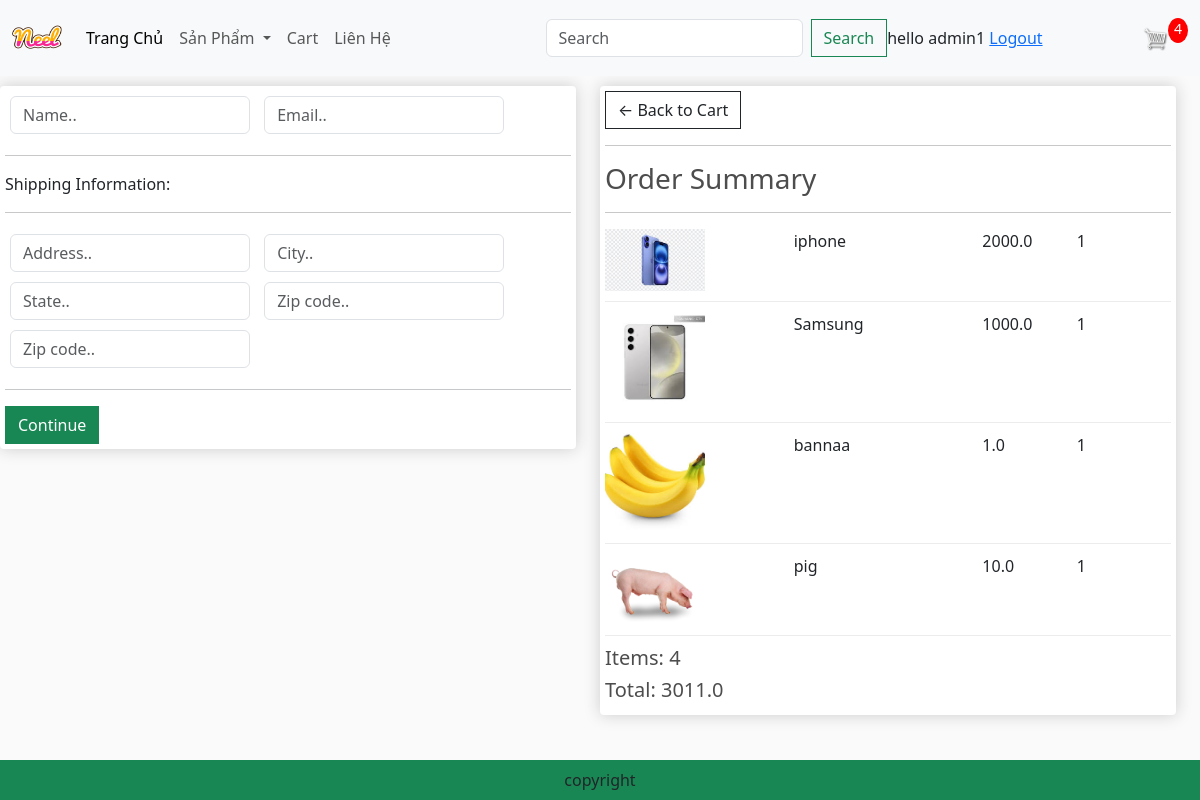
The page /checkout/ (signed in) on the database its author committed.
### app/models.py (models this page shows, shortened)
class OrderItem(models.Model):
    product = models.ForeignKey(Product, on_delete=models.SET_NULL, blank=True, null=True) # pointer to class Customer
    order =  models.ForeignKey(Order, on_delete=models.SET_NULL, blank=True, null=True) # pointer to class Customer
    quantity = models.IntegerField(default=0, null=True, blank=True)
    date_added = models.DateTimeField(auto_now_add=True)
    @property
    def get_total(self):
        total = self.product.price * self.quantity
        return total

class Product(models.Model):
    category = models.ManyToManyField(Category, related_name='product')
    name = models.CharField(max_length=200, null=True)
    price = models.FloatField()
    digital = models.BooleanField(default=False, null=True, blank=False)
    image = models.ImageField(null=True, blank=True)
    detail = models.TextField(null=True,blank=True)
    @property
    def ImageURL(self):
        try:
            url = self.image.url
        except:
            url = ''
        return url

class Order(models.Model):
    customer = models.ForeignKey(User, on_delete=models.SET_NULL, blank=True, null=True) # pointer to class Customer
    date_order = models.DateTimeField(auto_now_add=True)
    complete = models.BooleanField(default=False, null=True, blank=False)
    transaction_id = models.CharField(max_length=200, null=True)
    @property
    def get_cart_items(self):
        orderitems = self.orderitem_set.all()
        total = sum([item.quantity for item in orderitems])
        return total
    def get_cart_total(self):
        orderitems = self.orderitem_set.all()
        total = sum([item.get_total for item in orderitems])
        return total

### app/views.py (the view)
# urls.py: path('checkout/', views.checkout, name="checkout"),
def checkout(request):
    if (request.user.is_authenticated):
        customer = request.user
        order, created = Order.objects.get_or_create(customer=customer, complete= False)
        items = order.orderitem_set.all()
        cartItems = order.get_cart_items
        user_not_login = "hidden"
        user_login = "show"
    else:
        items = []
        order = {'get_cart_items':0, 'get_cart_total':0}
        cartItems = order['get_cart_items']
        user_not_login = "show"
        user_login = "hidden"
    context = {'items': items, 'order': order, 'cartItems':cartItems, "user_not_login":user_not_login, "user_login": user_login}
    return render(request,'app/checkout.html',context)

### app/Templates/app/checkout.html (shortened to what this page needs)
{% extends 'app/base.html' %}
{% load static %}
{% block checkout-content %}
     <div class="row" style='width:100%'>
		<div class="col-lg-6">
			<div class="box-element" id="form-wrapper">
				<form id="form">
					<div id="user-info">
						<div class="form-field">
							<input required class="form-control" type="text" name="name" placeholder="Name..">
						</div>
						<div class="form-field">
							<input required class="form-control" type="email" name="email" placeholder="Email..">
						</div>
					</div>
					<div id="shipping-info">
						<hr>
						<p>Shipping Information:</p>
						<hr>
						<div class="form-field">
							<input class="form-control" type="text" name="address" placeholder="Address..">
						</div>
						<div class="form-field">
							<input class="form-control" type="text" name="city" placeholder="City..">
						</div>
						<div class="form-field">
							<input class="form-control" type="text" name="state" placeholder="State..">
						</div>
						<div class="form-field">
							<input class="form-control" type="text" name="zipcode" placeholder="Zip code..">
						</div>
						<div class="form-field">
							<input class="form-control" type="text" name="country" placeholder="Zip code..">
						</div>
					</div>
					<hr>
					<input id="form-button" class="btn btn-success btn-block" type="submit" value="Continue">
				</form>
			</div>
			<br>
		</div>
		<div class="col-lg-6">
			<div class="box-element">
				<a  class="btn btn-outline-dark" href="{% url 'cart' %}">&#x2190; Back to Cart</a>
				<hr>
				<h3>Order Summary</h3>
				<hr>
				{% for item in items %}
				<div class="cart-row">
					<div style="flex:2"><img class="row-image" src="{{item.product.ImageURL}}"></div>
					<div style="flex:2"><p>{{item.product.name}}</p></div>
					<div style="flex:1"><p>{{item.product.price}}</p></div>
					<div style="flex:1"><p>{{item.quantity}}</p></div>
				</div>
				{% endfor %}
				<h5>Items:   {{order.get_cart_items}}</h5>
				<h5>Total:   {{order.get_cart_total}}</h5>
			</div>
		</div>
	</div>
{% endblock checkout-content %}

### app/Templates/app/base.html (shortened to what this page needs)
{% load static %}
<!DOCTYPE html>
<html>
    <head>
        <link href="https://cdn.jsdelivr.net/npm/bootstrap@5.3.3/dist/css/bootstrap.min.css" rel="stylesheet">
        <link href-"{%static 'app/css/style.css' %}" rel="stylesheet" />
        <link href-"{%static 'app/css/owl.carousel.min.css' %}" rel="stylesheet" />
        <link href-"{%static 'app/css/all.min.css' %}" rel="stylesheet" />
        <link rel="stylesheet" type="text/css" href="{% static 'app/css/main.css' %}">
        <link rel="stylesheet" href="">
    </head>
    <body>
        <nav class="navbar navbar-expand-lg bg-body-tertiary">
            <div class="container-fluid">
              <a class="navbar-brand" href="{% url 'home' %}">
                <img src= "{% static "app/images/Neel.png" %}" width="50" height="50" />
              </a>
              <div class="collapse navbar-collapse" id="navbarSupportedContent">
                <ul class="navbar-nav me-auto mb-2 mb-lg-0">
                  <li class="nav-item">
                    <a class="nav-link active" aria-current="page" href="{% url 'home' %}">Trang Chủ</a>
                  </li>
                  <li class="nav-item dropdown">
                    <a class="nav-link dropdown-toggle" href="#" role="button" data-bs-toggle="dropdown" aria-expanded="false">
                      Sản Phẩm
                    </a>
                  </li>
                  <li class="nav-item">
                    <a class="nav-link" href="{% url 'cart' %}">Cart</a>
                  </li>
                  <li class="nav-item">
                    <a class="nav-link" href="#">Liên Hệ</a>
                  </li>
                </ul>
                <form class="d-flex" role="search" method = POST action = '{% url 'search'%}'>
                  <input class="form-control me-2" type="search" placeholder="Search" aria-label="Search" name = "searched">
                  <button class="btn btn-outline-success" type="submit">Search</button>
                </form>
              </div>
                <div class = 'form-inline my-2 my-lg-0' style = "visibility: {{user_login}}">
                  <span> hello {{request.user}} </span>
                  <span> <a href = '{% url 'logout' %}'> Logout </a></span>
                </div>
              <div class = 'form-inline my-2 my-lg-0'>
                <a href="{% url 'cart' %}"> <img id='cart-icon' src="{% static 'images/cart.png' %}"> </a>
              </div>
              <div>
                <p id='cart-total'>{{cartItems}}</p>
              </div>
            </div>
          </nav>
          {% block checkout-content %} {% endblock checkout-content %}
           <footer class="contanier-- fluid bg-success text-center fixed-bottom p-2 mt-5">
                copyright
           </footer>
    </body>
</html>

### app/static/app/css/main.css (style rules this page uses)
body { background-color: hsl(0, 0%, 98%); }
h1,h2,h3,h4,h5,h6 { color:hsl(0, 0%, 30%); }
.box-element { box-shadow:hsl(0, 0%, 80%) 0 0 16px; background-color: #fff; border-radius: 4px; padding: 5px; }
#cart-icon { width:25px; display: inline-block; margin-left: 15px; }
#cart-total { display: block; text-align: center; color:#fff; background-color: red; width: 20px; height: 25px; border-radius: 50%; font-size: 14px; }
.col-lg-3, .col-lg-4, .col-lg-6, .col-lg-8, .col-lg-12 { margin-top: 10px; }
.btn { border-radius: 0; }
.row-image { width: 100px; }
.form-field { width:250px; display: inline-block; padding: 5px; }
.cart-row { display: flex; align-items: flex-stretch; padding-bottom: 10px; margin-bottom: 10px; border-bottom: 1px solid #ececec; }

### rows shown on the page
OrderItem: product.ImageURL (picture), product.name "iphone", product.price "2000.0", quantity "1"
OrderItem: product.ImageURL (picture), product.name "Samsung", product.price "1000.0", quantity "1"
OrderItem: product.ImageURL (picture), product.name "bannaa", product.price "1.0", quantity "1"
OrderItem: product.ImageURL (picture), product.name "pig", product.price "10.0", quantity "1"
Order: get_cart_items "4", get_cart_total "3011.0"

### other values the page prints
{{ request.user }} "admin1"
{{ cartItems }} "4"
